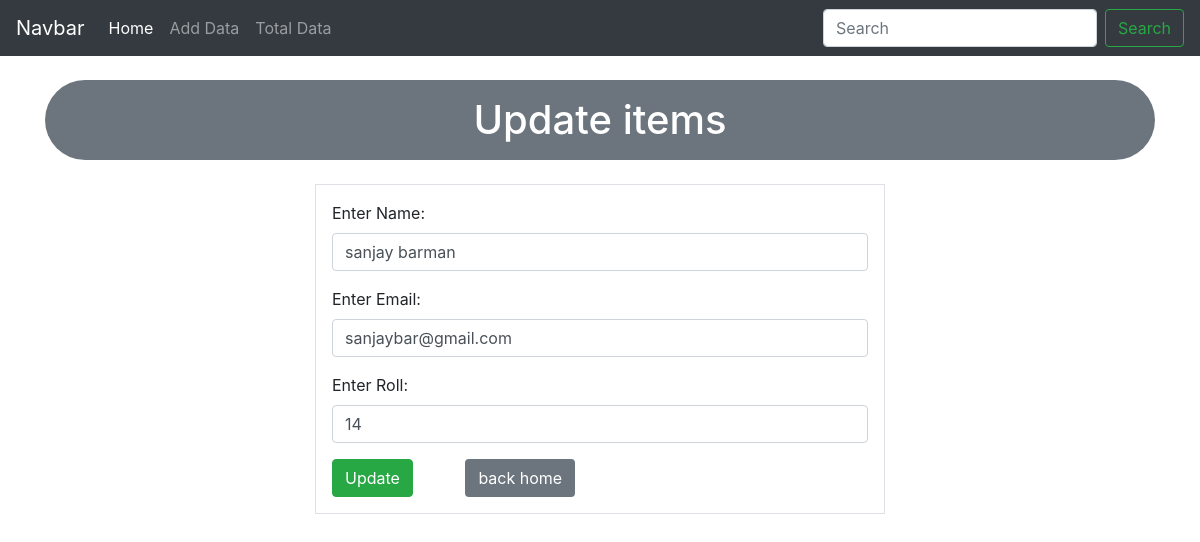
Screenshot of /edit/1 with the database file from the repository.
### crud/models.py (models this page shows, shortened)
class People_data(models.Model):
	name = models.CharField(max_length=150)
	email = models.EmailField(max_length=200)
	phone = models.IntegerField()
	date_time = models.DateTimeField(auto_now_add=True)
	class Meta:
		ordering = ['-date_time']

### crud/views.py (the view)
# urls.py: path('edit/<int:id>',views.Edit_item,name="edit"),
def Edit_item(request, id):
	if request.method == "POST":
		pi = People_data.objects.get(pk=id)
		fm = InputData(request.POST, instance=pi)
		if fm.is_valid():
			fm.save()
			messages.success(request,'update succesfully')
			return HttpResponseRedirect('/')
	else:
		pi = People_data.objects.get(pk=id)
		fm = InputData(instance=pi)
	return render(request, 'crud/EditData.html',{'form':fm})

### crud/forms.py
class InputData(forms.ModelForm):
	class Meta:
		model = People_data
		fields = ['name','email','phone']
		labels = {
			'name':'Enter Name',
			'email':'Enter Email',
			'phone':'Enter Roll',
		}
		widgets = {
			'name':forms.TextInput(attrs={'class':'form-control'}),
			'email':forms.EmailInput(attrs={'class':'form-control'}),
			'phone':forms.NumberInput(attrs={'class':'form-control'}),
		}

### crud/templates/crud/EditData.html (shortened to what this page needs)
{% extends "crud/base.html" %}
{% load static %}
{% block content %}
<h1 class="bg-secondary text-center text-white my-4 rounded-pill py-3">Update items </h1>
	<div class="row">
		<div class="col-md-6 offset-3 border p-3">
			<form action="" method="POST">
				{{form.as_p}}
				<input type="submit" value="Update" class="btn btn-success">
				<a href="{% url 'home' %}" class="btn bg-secondary ml-5 text-white">back home</a>
			</form>
		</div>
	</div>
{% endblock content %}

### rows the page displays
People_data: name "sanjay barman", email "sanjaybar@gmail.com", phone "14"
